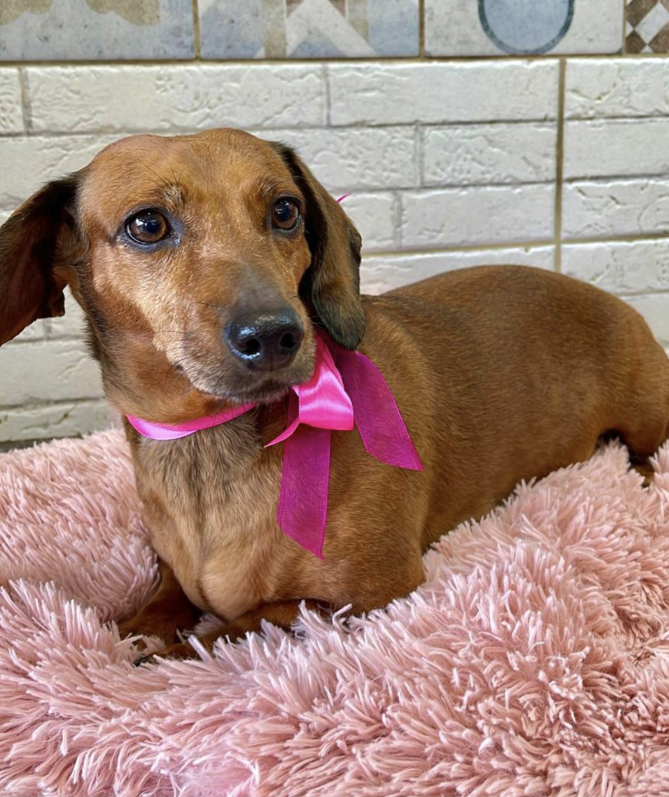
#> input picture Photo Manipulation/image.jpg, 1338 x 1594 px (shown at 1/2 size)
$ python -i cartoonify.py   (imports and definitions only)
#> lines starting #> are read from the running program, lines starting #| are printed output that depends on the picture; after the words box and inside, x2 and y2 are one past the last pixel; in counts of white or black regions, pixels touching at a corner belong together
'''tutorial by: https://data-flair.training/blogs/cartoonify-image-opencv-python/'''

# OpenCV : cross-platform library for Computer Vision (applications like video and
# image capturing and processing).
# when do you use it? In image transformation, object detection, face recognition, etc.

# The aim of this program is to tranform images into its cartoon

# image processing
import importlib
import cv2

# open filebox
import easygui

# store image
import numpy as np
# read image stored at particular path
import imageio
import sys
import matplotlib.pyplot as plt
import os
import tkinter as tk
from tkinter import filedialog
from tkinter import *
from PIL import ImageTk, Image

#main window
# [4 lines not run here, left out]
# [1 line that did not run here, left out]

def upload():
    ImagePath = easygui.fileopenbox()
    cartoonify(ImagePath)

def save(resized6, ImagePath):
    # saving image using imwrite()
    new_name = 'cartoonified_image'
    path1 = os.path.dirname(ImagePath)
    extension = os.path.splitext(ImagePath)[1]
    path = os.path.join(path1, new_name+extension)
    cv2.imwrite(path, cv2.cvtColor(resized6, cv2.COLOR_RGB2BGR))
    I = 'Image saved by name ' + new_name + ' at ' + path
    tk.messagebox.showinfo(title = None, message = I)

def cartoonify(ImagePath):
    # read image
    # image is stored in form of numbers
#> called with ImagePath = 'Photo Manipulation/image.jpg'
    originalmage = cv2.imread(ImagePath)
#> originalmage is the input picture: shape (1594, 1338, 3); mean B, G, R 123.2, 133.3, 163.4
    originalmage = cv2.cvtColor(originalmage, cv2.COLOR_BGR2RGB)

    # confirm that image is chosen
    if originalmage is None:
        print('Cannot find any image. Choose appropriate image file.')
        sys.exit()

    # resize the image after each transformation to diplay all images on a similar scale at last
    resized1 = cv2.resize(originalmage, (960, 540))
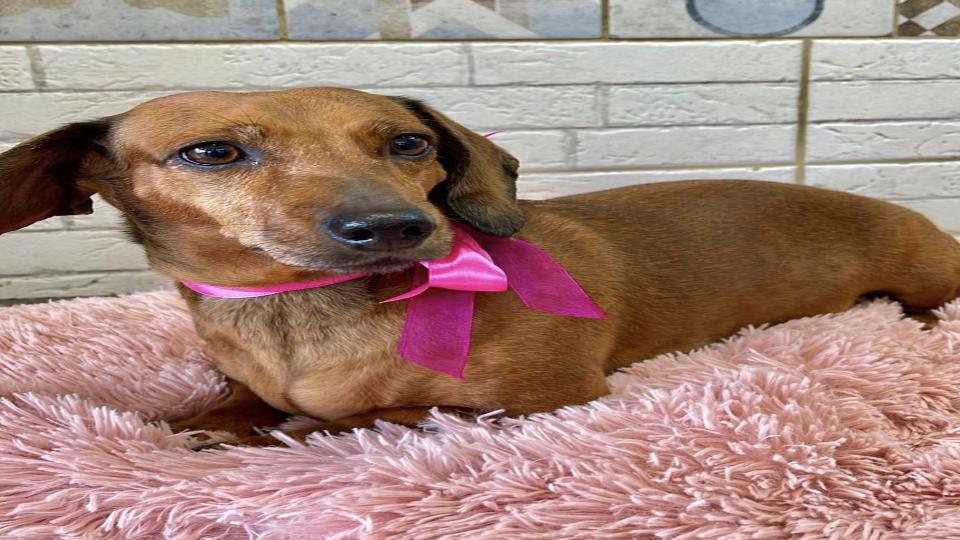
#> resized1: shape (540, 960, 3); mean R, G, B 163.3, 133.2, 123.1

    # converting an image to grayscale
    grayscaleimage = cv2.cvtColor(originalmage, cv2.COLOR_BGR2GRAY)
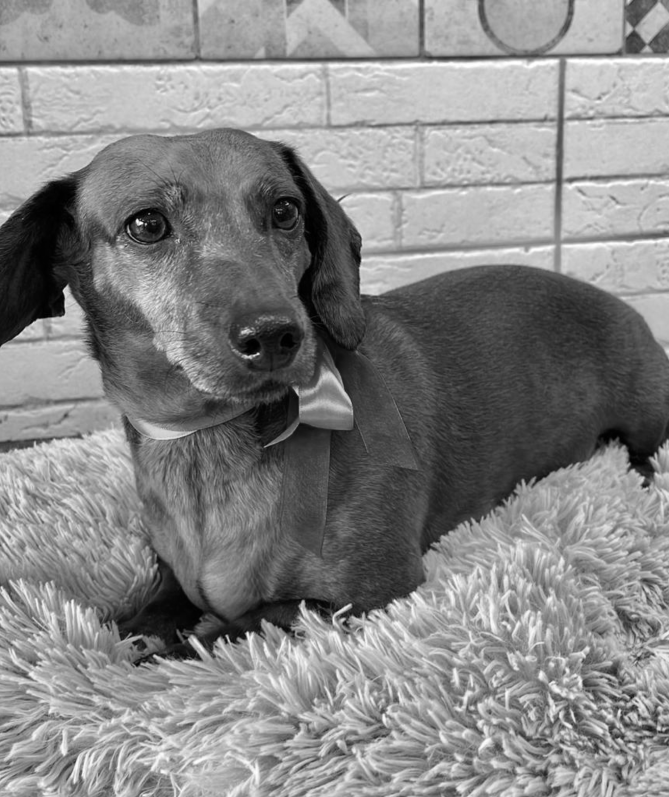
#> grayscaleimage: shape (1594, 1338) (shown at 1/2 size); min 0, max 255, mean 133.7
    resized2 = cv2.resize(grayscaleimage, (960, 540))
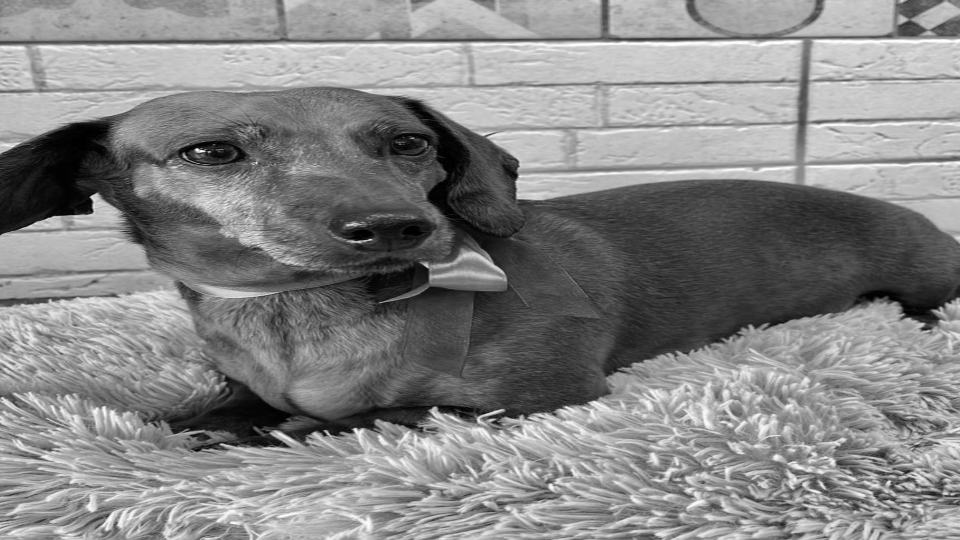
#> resized2: shape (540, 960); min 0, max 255, mean 133.6

    # apply median blur to smoothen an image
    smooth_grayscale = cv2.medianBlur(grayscaleimage, 5)
    resized3 = cv2.resize(smooth_grayscale, (960, 540))

    # cartoon effect = highlighted edges and smooth colors
    # retrieving the edges for cartoon effect by using thresholding technique
    get_edge = cv2.adaptiveThreshold(smooth_grayscale, 255, cv2.ADAPTIVE_THRESH_MEAN_C, cv2.THRESH_BINARY, 9, 9)
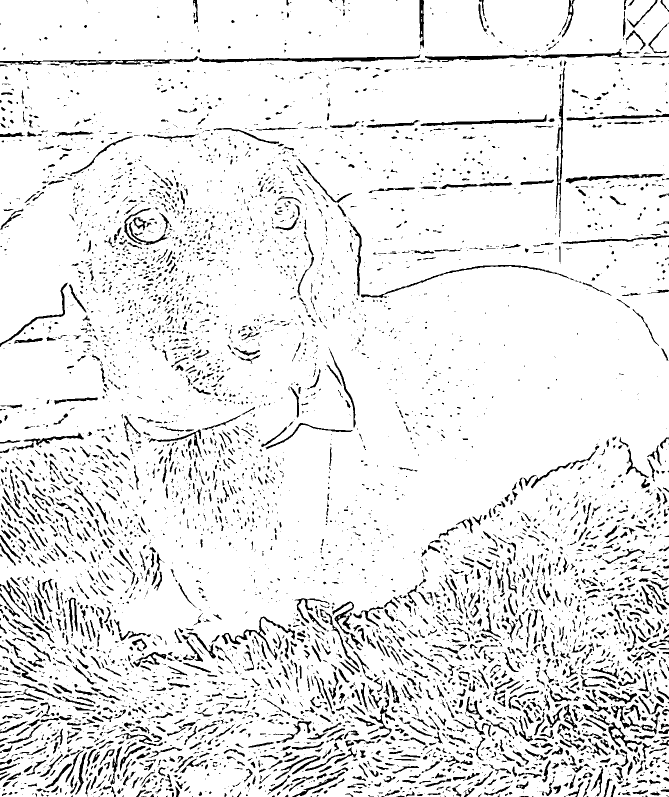
#> get_edge: shape (1594, 1338) (shown at 1/2 size); 90.9% white; 5939 black regions (3946 under 20 px), largest, box (x1, y1, x2, y2) and area: (398, 108, 841, 126) 2573, (850, 97, 1271, 124) 2519, (0, 112, 397, 131) 2058
    resized4 = cv2.resize(get_edge, (960, 540))
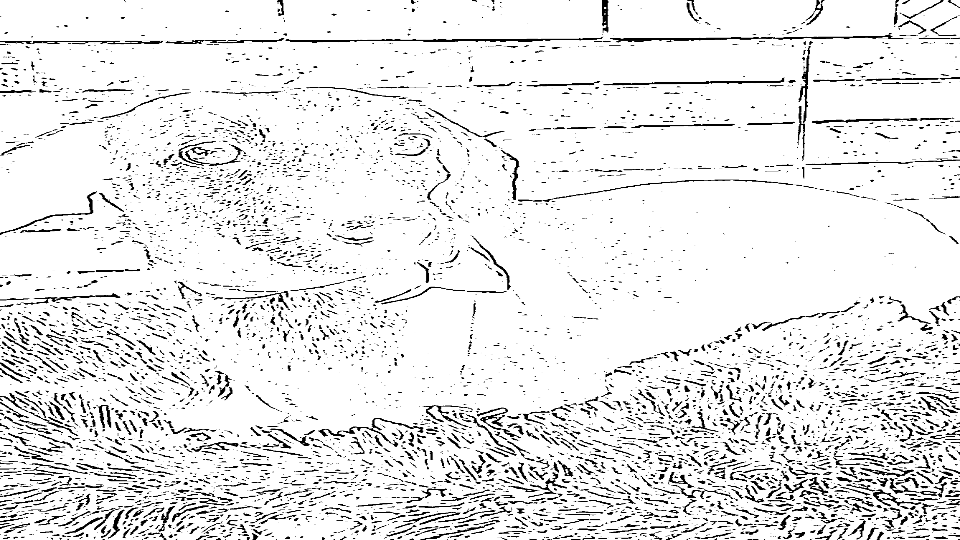
#> resized4: shape (540, 960); min 0, max 255, mean 231.8

    # work on smooth colors
    # apply bilateral filter to remove noise and keep adge sharp as required
    colorimage = cv2.bilateralFilter (originalmage, 9, 300, 300)
    resized5 = cv2.resize(colorimage, (960, 540))

    # finally, give a cartoon effect
    cartooon_image = cv2.bitwise_and(colorimage, colorimage, mask=get_edge)
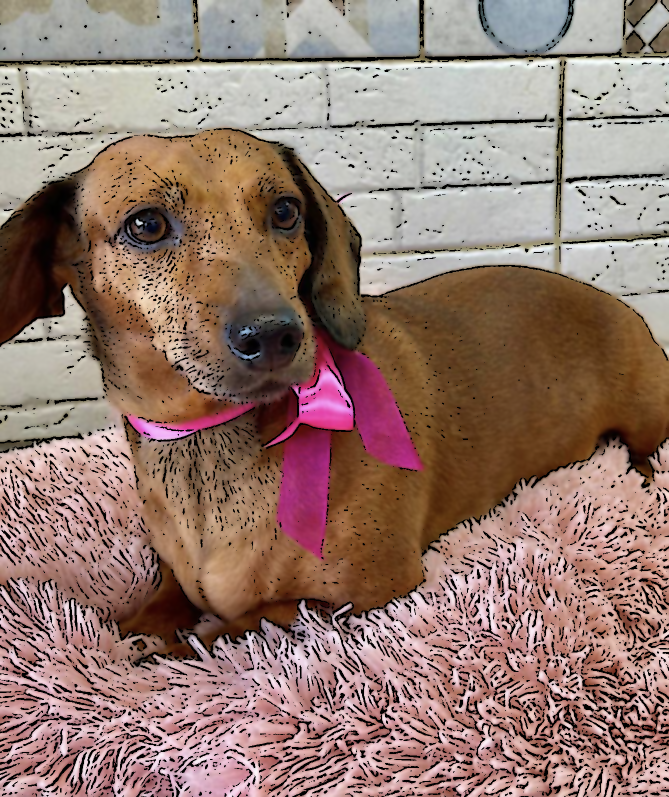
#> cartooon_image: shape (1594, 1338, 3) (shown at 1/2 size); mean R, G, B 149, 122.3, 112.8
    resized6 = cv2.resize(cartooon_image, (960, 540))
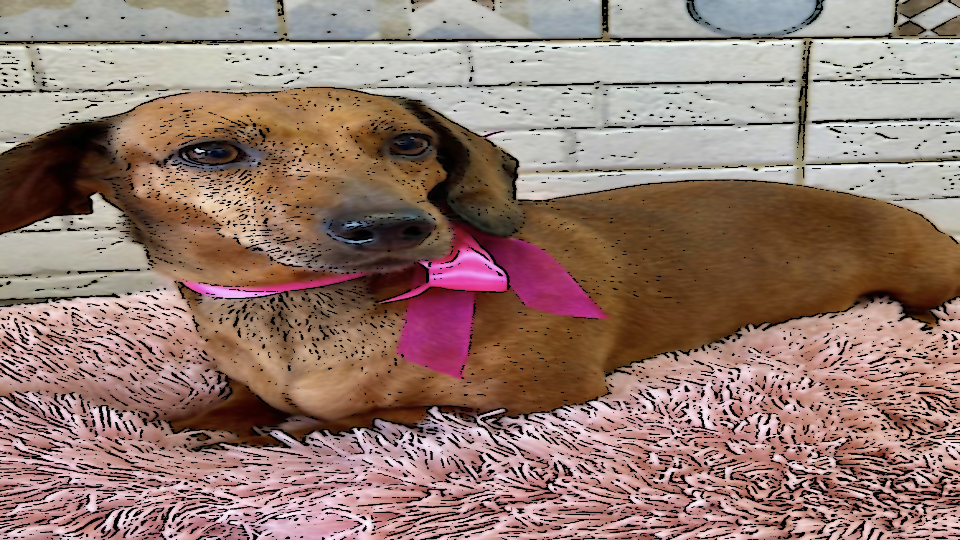
#> resized6: shape (540, 960, 3); mean R, G, B 148.8, 122.2, 112.6

    # plotting the whole transition
    images = [resized1, resized2, resized3, resized4, resized5, resized6]
    fig, axes = plt.subplots(3, 2, figsize=(8,8), subplot_kw={'xticks':[], 'yticks':[]}, gridspec_kw=dict(hspace = 0.1, wspace = 0.1))
    for i, ax in enumerate(axes.flat):
        ax.imshow(images[i], cmap='gray')

    # save button code
#> (the run stopped early here; a loop or call above may not have finished)
